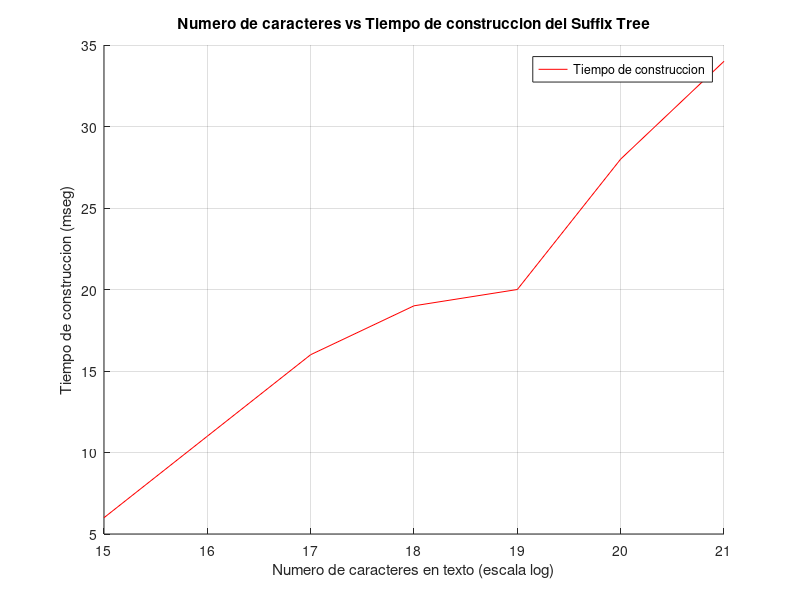
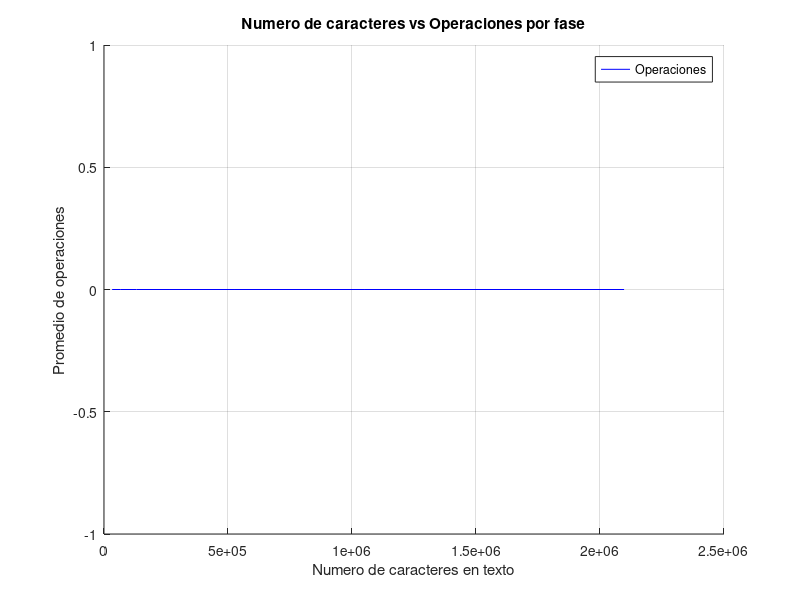
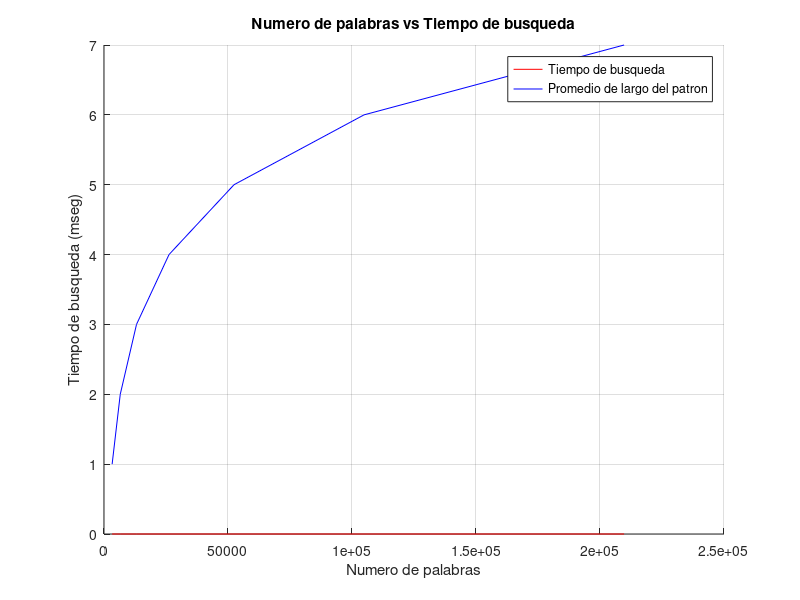

The MATLAB script that drew these images, in order:
# Inicializador

start = 15;
finish = 21;
for i = start : finish
  text_length(i - start + 1) = 2^i;
  word_search_number(i - start + 1) = 2^i / 10;
end

# --- START DATA --- #

# Tiempos de construccion Suffix Tree (mseg)

construction_time(1) = 6; # 15
construction_time(2) = 11; # 16
construction_time(3) = 16; # 17
construction_time(4) = 19; # 18
construction_time(5) = 20; # 19
construction_time(6) = 28; # 20
construction_time(7) = 34; # 21

# Operaciones por fase

avg_ops_per_phase(1) = 0;
avg_ops_per_phase(2) = 0;
avg_ops_per_phase(3) = 0;
avg_ops_per_phase(4) = 0;
avg_ops_per_phase(5) = 0;
avg_ops_per_phase(6) = 0;
avg_ops_per_phase(7) = 0;

# Largo promedio patron

avg_pattern_length(1) = 1;
avg_pattern_length(2) = 2;
avg_pattern_length(3) = 3;
avg_pattern_length(4) = 4;
avg_pattern_length(5) = 5;
avg_pattern_length(6) = 6;
avg_pattern_length(7) = 7;

# Tiempos de busqueda (mseg)

search_time(1) = 0;
search_time(2) = 0;
search_time(3) = 0;
search_time(4) = 0;
search_time(5) = 0;
search_time(6) = 0;
search_time(7) = 0;

# --- END DATA --- #

# Plot para tiempo de construccion

figure(1);
hold on;
plot(log2(text_length), construction_time, "r");
legend("Tiempo de construccion");
grid on;
xlabel ("Numero de caracteres en texto (escala log)");
ylabel ("Tiempo de construccion (mseg)");
title ("Numero de caracteres vs Tiempo de construccion del Suffix Tree");
hold off;

# Plot para tiempo de construccion

figure(2);
hold on;
plot(text_length, avg_ops_per_phase, "b");
legend("Operaciones");
grid on;
xlabel ("Numero de caracteres en texto");
ylabel ("Promedio de operaciones");
title ("Numero de caracteres vs Operaciones por fase");
hold off;

# Plot para busqueda

figure(3);
hold on;
plot(word_search_number, search_time, "r");
plot(word_search_number, avg_pattern_length, "b");
legend("Tiempo de busqueda", "Promedio de largo del patron");
grid on;
xlabel ("Numero de palabras");
ylabel ("Tiempo de busqueda (mseg)");
title ("Numero de palabras vs Tiempo de busqueda");
hold off;
